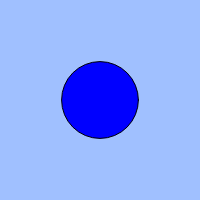
Frame 1 (no input)
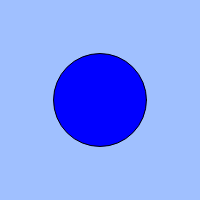
Frame 60 (no input)
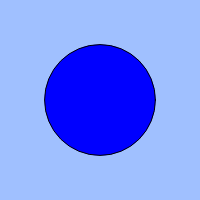
Frame 120 (the mouse pressed at the canvas centre since frame 60)

The p5.js sketch that drew these frames (run headless with seeded random() and noise() and a simulated clock; from frame 60 on, the mouse is pressed at the canvas centre):

// p5.js sketch
// ── sketch.js
// 練習問題「心臓の鼓動のように大きくなったり小さくなったりする円」
let count;
let cycle;

function setup(){
  createCanvas(200, 200);
  count = 0;
  cycle = 100;
}

function draw(){
  background(160, 192, 255);
  count = (count + 1) % cycle;
  // BLANK[1]
  if(count<50){size = 75 + (count+= 0.8);} 
  else {size =175-(count-= 0.01);} 
  if(keyIsDown("A".charCodeAt(0))){
    if(count<50){size = 75+(count+= 2);}                     
    else {size = 175-(count-= 0.1);} 
  }                                           
  fill(0,0,255);
  ellipse(width / 2, height / 2, size);
  }
